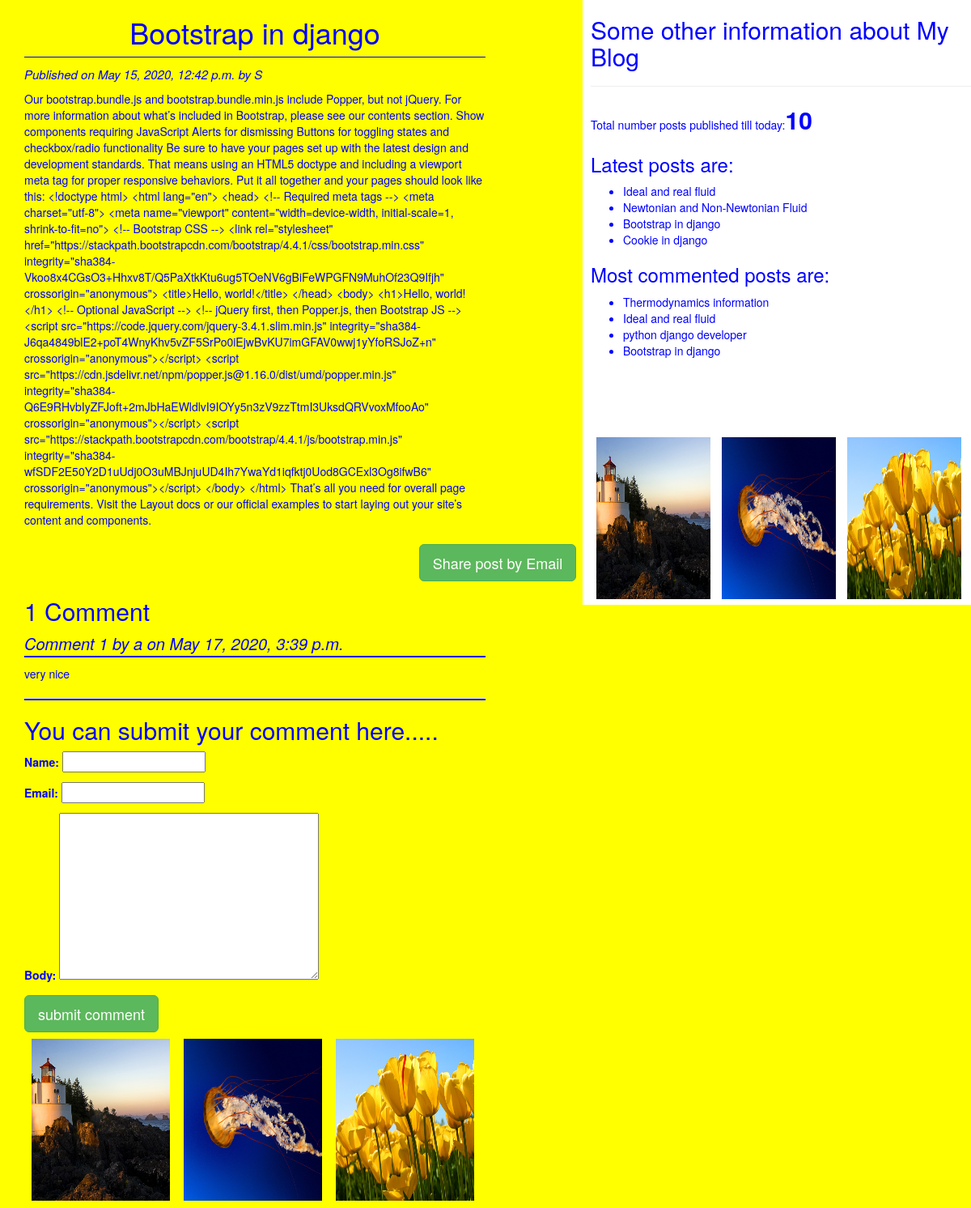
/2020/15/05/bootstrap-django/, run on the app's committed database.
### blog/models.py (models this page shows, shortened)
class Post(models.Model):
    STATUS_CHOICES=(('draft','Draft'),('published','Published'))
    title=models.CharField(max_length=256)
    slug=models.SlugField(max_length=264,unique_for_date='publish')
    body=models.TextField()
    author=models.ForeignKey(User,related_name='blog_posts',on_delete=models.CASCADE)
    publish=models.DateTimeField(default=timezone.now)
    created=models.DateTimeField(auto_now_add=True)
    updated=models.DateTimeField(auto_now=True)
    status=models.CharField(max_length=10,choices=STATUS_CHOICES,default='draft')
    objects=CustomManager()
    tags=TaggableManager() # for every post we need to associates tags which will be managed by TaggableManager
    class Meta:
        ordering=['-publish',]
    def get_absolute_url(self):
        return reverse('post_detail',args=[self.publish.year,self.publish.strftime('%d'),self.publish.strftime('%m'),self.slug])

class Comments(models.Model):
    post=models.ForeignKey(Post,related_name='comments',on_delete=models.CASCADE) #related_name='comments' it is reverse name which used to get all corresponding comments related to the post
    name=models.CharField(max_length=50)
    email=models.EmailField()
    body=models.TextField()
    created=models.DateTimeField(auto_now_add=True)
    updated=models.DateTimeField(auto_now=True)
    active=models.BooleanField(default=True) # it is required to disable a comment
    class Meta:
        ordering=['-created',]

### blog/views.py (the view)
# urls.py: path('<int:year>/<int:month>/<int:day>/<str:post>/',views.post_detail_view,name='post_detail'),
def post_detail_view(request,year,month,day,post):
    post=get_object_or_404(Post,slug=post,status='published')
    comments=post.comments.filter(active=True) # display all comments related to this post where active=True only
    csubmit=False #csubmit means commentsubmit
    if request.method=='POST':
        form=CommentsForm(request.POST) # it contains CommentsForm form data
        if form.is_valid():
            new_comment=form.save(commit=False) #commit=False  means don't save the comments in the database now
            new_comment.post=post  # related to the current post assign the comment for post field i.e new_comment.post
            new_comment.save()
            csubmit=True    #csubmit means commentsubmit
    else:
        form=CommentsForm()
    return render(request,'blog/post_detail.html',{'post':post,'form':form,'csubmit':csubmit,'comments':comments})  #TO DISPLAY POST WITHOUT NO. OF VISITORS TO WEBSITE

### blog/forms.py
class CommentsForm(forms.ModelForm):
    class Meta:
        model=Comments
        fields=('name','email','body')

### blog/models.py (called while the page is built)
    def get_queryset(self):
        return super().get_queryset().filter(status='published')

### blog/templatetags/blog_tags.py (called while the page is built)
@register.simple_tag#(name='my_tag')   #register of this function as template tag in this manner
def total_posts():
    return Post.objects.count()  # here it will act as 'template'

@register.inclusion_tag('blog/latest_posts123.html')  # blog/latest_posts123.html:---> it means inclusion of this template because inclusion_tag returns a rendered template
def show_latest_posts(count=3):  #(count=3 means by default it will display 3 posts in Latest posts if any count value not specified in sidebar of base.html)
    latest_posts=Post.objects.order_by('-publish')[:count]#[:3] (here instead of hard coding([:3]) we are passing count value which we will get in base.html template tag:--> {%show_latest_posts 4%}
    return {'latest_posts':latest_posts}

@register.simple_tag
def get_most_commented_posts(count=4):
    return Post.objects.annotate(total_comments=Count('comments')).order_by('-total_comments')[:count]

### templates/blog/post_detail.html (shortened to what this page needs)
{%extends 'blog/base.html' %}
{%block content%}
<h1>{{post.title}}</h1>
<p id="date">Published on {{post.publish}} by {{post.author|title}}</p>
{{post.body}}<br><br>
<div class="container" align="center">
  <a href="/{{post.id}}/share" class="btn btn-success btn-lg">Share post by Email</a>
</div>
{% with comments.count as comments_count %}
<h2>{{comments_count}} Comment{{comments_count|pluralize}}</h2>
{%endwith%}
 {%if comments%}
 {%for comment in comments%}
 <p id="ch">Comment {{forloop.counter}} by {{comment.name}} on {{comment.created}}</p>
 <div class="cb">
   {{comment.body|linebreaks}}
 </div>
 {%endfor%}<hr id="ch">
 {%else%}
 <p>There are no comments yet.....</p>
 {%endif%}
 {%if csubmit%}
 <p>your comment added successfully</p>
 {%else%}
 <h2>You can submit your comment here.....</h2>
 <form method="post" >
   {{form.as_p}}
   <input type="submit" class="btn btn-lg btn-success"  value="submit comment">
 </form>
   {%endif%}
{%endblock%}

### templates/blog/base.html (shortened to what this page needs)
<!DOCTYPE html>
{%load blog_tags%}
{%load static%}
<html lang="en">
<head>
    <link rel="stylesheet" href="https://maxcdn.bootstrapcdn.com/bootstrap/3.3.7/css/bootstrap.min.css">
    <link rel="stylesheet" href="{%static "css/blog1.css" %}">
</head>
<body>
<div class="content">
    {%block content%}
    {%endblock%}
    <img src="{%static "images/Lighthouse.jpg"%} ">
    <img src="{%static "images/Jellyfish.jpg"%} ">
    <img src="{%static "images/Tulips.jpg"%} ">
</div>
<div class="sidebar">
    <h2>Some other information about My Blog</h2><hr>
    <p>Total number posts published till today:<span id="pcount">{%total_posts%}</span> </p>
    <h3>Latest posts are:</h3> {%show_latest_posts 4 %}
    <h3>Most commented posts are:</h3>
    <ul>
    {%get_most_commented_posts as most_commented_posts%}
    {%for post in most_commented_posts%}
    <li><a href="{{post.get_absolute_url}}">{{post.title}}</a></li>
    {%endfor%}
  </ul><br><br><br><br>
  <img src="{%static "images/Lighthouse.jpg"%} ">
  <img src="{%static "images/Jellyfish.jpg"%} ">
  <img src="{%static "images/Tulips.jpg"%} ">
</div>
</body>
</html>

### templates/blog/latest_posts123.html
<ul>
  {%for post in latest_posts%}
  <li><a href="{{post.get_absolute_url}}">{{post.title}}</a></li>
  {%endfor%}
</ul>

### static/css/blog1.css (style rules this page uses)
.content { width:50%; float:left; background:yellow; padding: 0 0 0 30px; height:100% }
.sidebar { width:40%; float:right; background:white; padding:0 0 0 10px; height:100% }
body { background:yellow; color:blue; }
h1 { text-align: center; border-bottom: 1px solid blue; padding: 0 0 10px; }
#date { color:blue; font-size:15px; font-style:italic; }
#ch { color:blue; font-size:20px; font-style:italic; border-bottom: 2px solid blue; }
a { color:blue; }
img { height: 200px; width: 30%; float: left; margin: 1.5%; border: 2px; }
#pcount { font-size: 30px; color: blue; font-weight:bold; }

### data on the page
Post: title "Bootstrap in django", publish "May 15, 2020, 12:42 p.m.", author "S", body "Our bootstrap.bundle.js and bootstrap.bundle.min.js include Popper, but not jQuery. For more information about what’s included in Bootstrap, please see our contents section. Show components requiring JavaScript Alerts for dismissing Buttons for toggling states and checkbox/radio functionality Be sure to have your pages set up with the latest design and development standards. That means using an HTML5 doctype and including a viewport meta tag for proper responsive behaviors. Put it all together and your pages should look like this: <!doctype html> <html lang=\"en\"> <head> <!-- Required meta tags --> <meta charset=\"utf-8\"> <meta name=\"viewport\" content=\"width=device-width, initial-scale=1,…"
Comments: name "a", created "May 17, 2020, 3:39 p.m.", body "very nice"
Post: title "Ideal and real fluid"
Post: title "Newtonian and Non-Newtonian Fluid"
Post: title "Cookie in django"
Post: title "Thermodynamics information"
Post: title "python django developer"

### other printed values
{{ comments_count }} "1"
